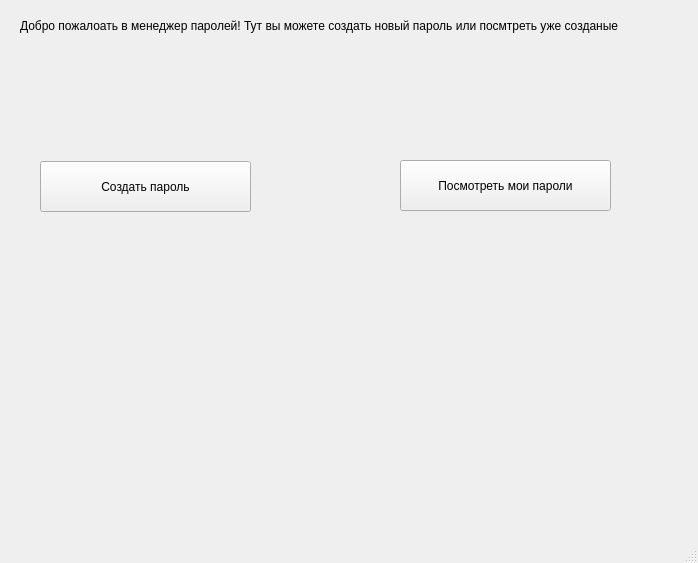
<?xml version="1.0" encoding="UTF-8"?>
<ui version="4.0">
 <class>Passwordmanager</class>
 <widget class="QMainWindow" name="Passwordmanager">
  <property name="geometry">
   <rect>
    <x>0</x>
    <y>0</y>
    <width>698</width>
    <height>563</height>
   </rect>
  </property>
  <property name="windowTitle">
   <string>Менеджер паролей</string>
  </property>
  <widget class="QWidget" name="centralwidget">
   <widget class="QPushButton" name="create_password">
    <property name="geometry">
     <rect>
      <x>40</x>
      <y>161</y>
      <width>211</width>
      <height>51</height>
     </rect>
    </property>
    <property name="text">
     <string>Создать пароль</string>
    </property>
   </widget>
   <widget class="QPushButton" name="view_passwords">
    <property name="geometry">
     <rect>
      <x>400</x>
      <y>160</y>
      <width>211</width>
      <height>51</height>
     </rect>
    </property>
    <property name="text">
     <string>Посмотреть мои пароли</string>
    </property>
   </widget>
   <widget class="QLabel" name="label">
    <property name="geometry">
     <rect>
      <x>20</x>
      <y>0</y>
      <width>671</width>
      <height>51</height>
     </rect>
    </property>
    <property name="lineWidth">
     <number>1</number>
    </property>
    <property name="text">
     <string>Добро пожалоать в менеджер паролей! Тут вы можете создать новый пароль или посмтреть уже созданые</string>
    </property>
    <property name="textFormat">
     <enum>Qt::AutoText</enum>
    </property>
   </widget>
  </widget>
  <widget class="QMenuBar" name="menubar">
   <property name="geometry">
    <rect>
     <x>0</x>
     <y>0</y>
     <width>698</width>
     <height>21</height>
    </rect>
   </property>
  </widget>
  <widget class="QStatusBar" name="statusbar"/>
 </widget>
 <resources/>
 <connections/>
</ui>
